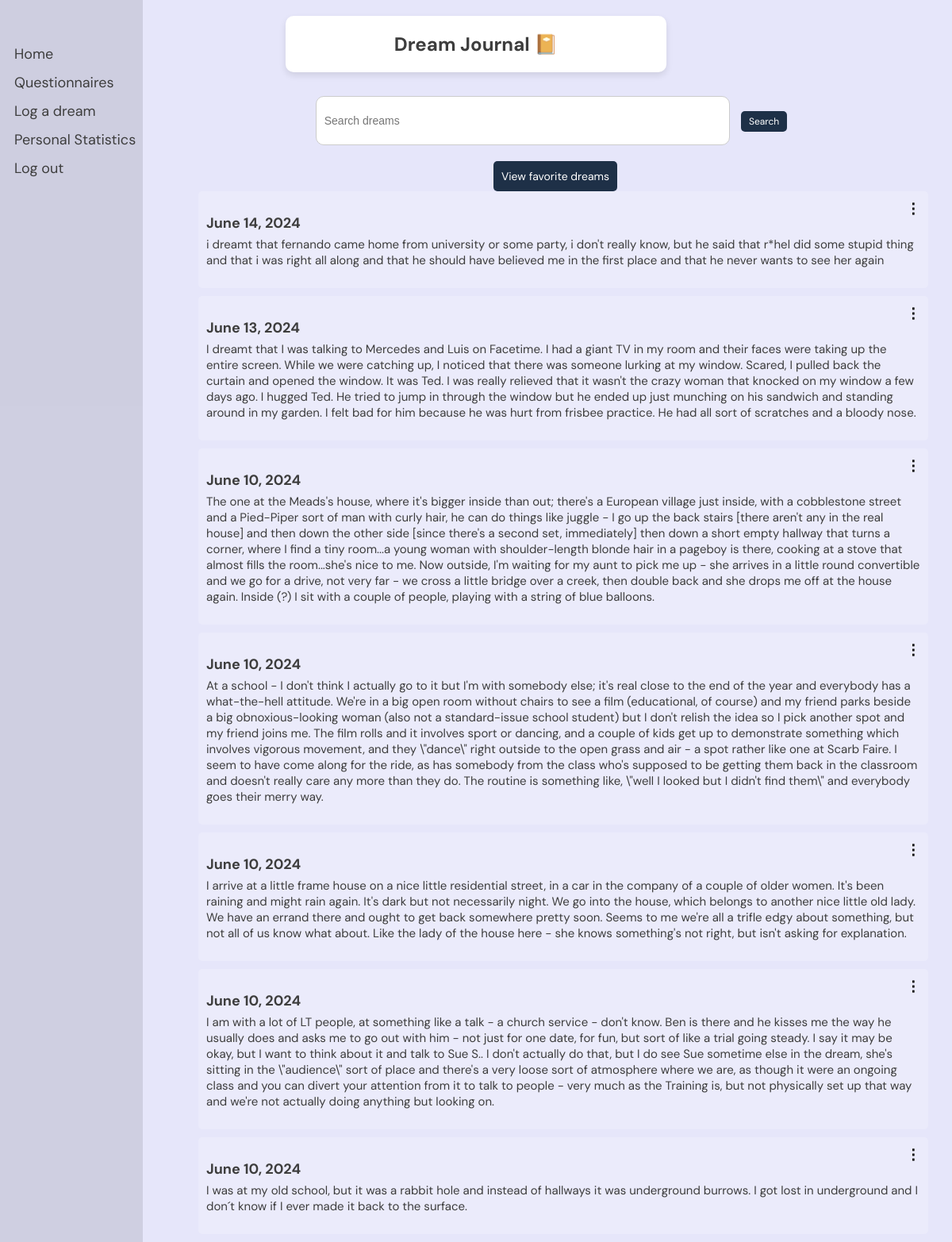
The page /dreams/journal/ (signed in) on the database as committed earlier.
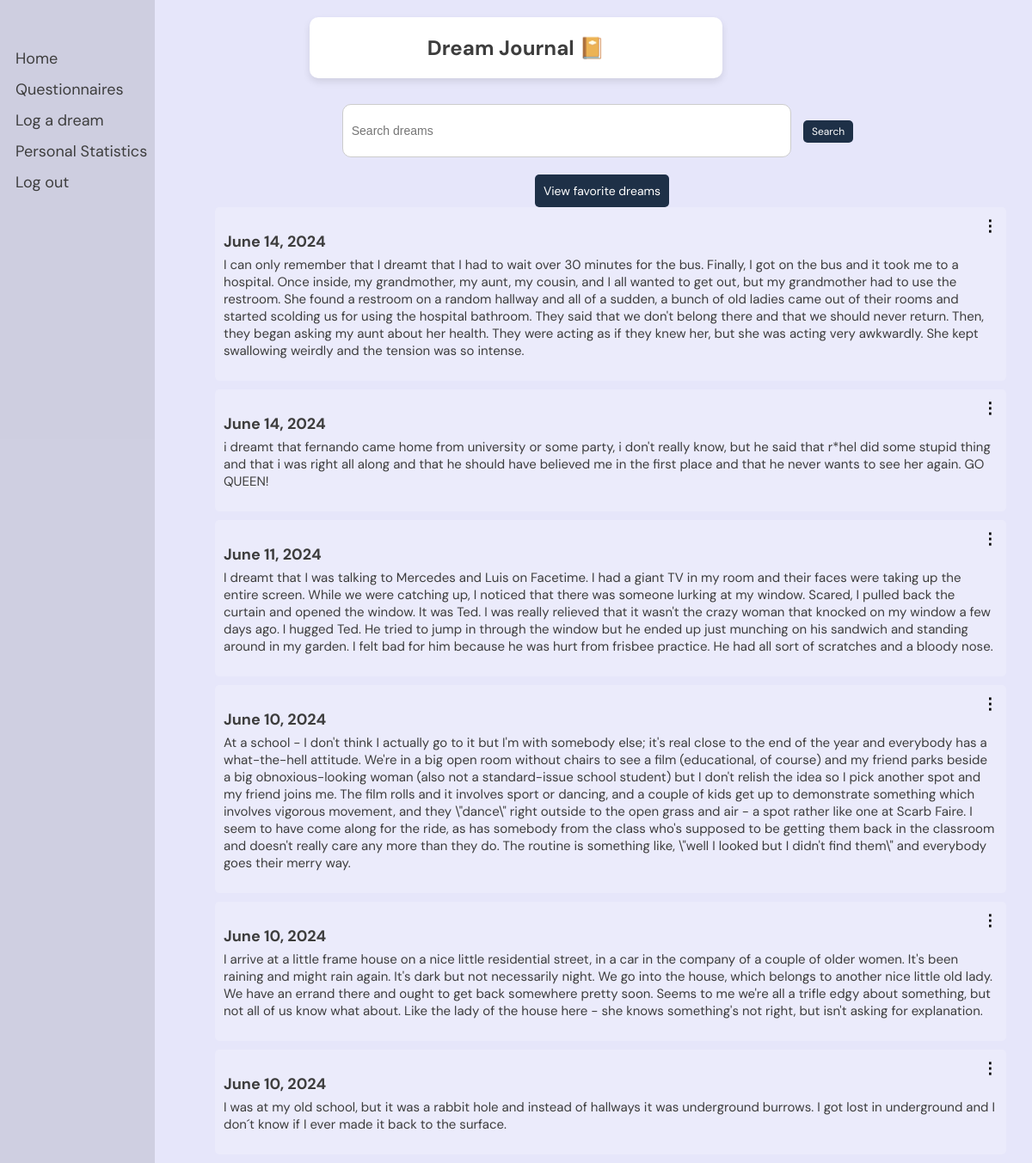
The same page on the database as committed later.
### dreams/models.py (models this page shows, shortened)
class Dream(models.Model):
    user = models.ForeignKey(User, on_delete=models.CASCADE)
    date = models.DateField()
    content = models.TextField()
    shared = models.BooleanField(default=False)
    processed = models.BooleanField(default=False)
    is_favorite = models.BooleanField(default=False)
    is_liked = models.BooleanField(default=False)

### dreams/views.py (the view)
# urls.py: path('journal/', views.dream_journal, name='dream_journal'),
@login_required
def dream_journal(request):
    query = request.GET.get('q', '')
    dreams = Dream.objects.filter(user=request.user)
    if query:
        dreams = dreams.filter(content__icontains=query)
    context = {
        'dreams': dreams,
        'query': query,
    }
    return render(request, 'dreams/dream_journal.html', context)

### dreams/templates/dreams/dream_journal.html (shortened to what this page needs)
{% load static %}
{% load highlight %}
<!DOCTYPE html>
<html>
<head>
    <link rel="stylesheet" type="text/css" href="{% static 'css/styles.css' %}">
</head>
<body>
    <div class="header">
        <h2>Dream Journal 📔</h2>
    </div>
    <div class="sidenav">
        <a href="/">Home</a>
        <a href="{% url 'dreams:questionnaires' %}">Questionnaires</a>
        <a href="{% url 'dreams:log_dream' %}">Log a dream</a>
        <a href="{% url 'dreams:personal_statistics' %}">Personal Statistics</a>
        <a href="{% url 'logout' %}">Log out</a>
    </div>
    <div class="container">
        <form class="search-form" method="get" action="{% url 'dreams:dream_journal' %}">
            <input type="text" name="q" placeholder="Search dreams" value="{{ request.GET.q }}">
            <button type="submit" class="button">Search</button>
        </form>
        <div>
            {% if is_favorite_view %}
                <a href="{% url 'dreams:dream_journal' %}" class="button">View all dreams</a>
                <br>
            {% else %}
                <a href="{% url 'dreams:view_favorite' %}" class="button">View favorite dreams</a>
                <br>
            {% endif %}
        </div>
        <div class="dreams">
            {% if dreams %}
                {% for dream in dreams|dictsortreversed:"date" %}
                    {% if request.GET.q %}
                        {% if request.GET.q|lower in dream.content|lower %}
                            <div class="dream">
                                <h3 class="dream-date">{{ dream.date }}</h3>
                                <p class="dream-content">
                                    {% autoescape off %}
                                    {{ dream.content|safe|highlight:request.GET.q }}
                                    {% endautoescape %}
                                </p>
                                <div class="menu">
                                    <span class="icon">⋮</span>
                                    <div class="menu-content">
                                        <a href="{% url 'dreams:edit_dream' dream.id %}">Edit dream</a>
                                        {% if dream.is_favorite %}
                                            <form action="{% url 'dreams:remove_from_favorites' dream.id %}" method="post" style="display:inline;">
                                                {% csrf_token %}
                                                <button type="submit" class="menu-button">Remove from favorites</button>
                                            </form>
                                        {% else %}
                                            <form action="{% url 'dreams:add_to_favorites' dream.id %}" method="post" style="display:inline;">
                                                {% csrf_token %}
                                                <button type="submit" class="menu-button">Add to favorites</button>
                                            </form>
                                        {% endif %}
                                        <form action="{% url 'dreams:delete_dream' dream.id %}" method="post" style="display:inline;">
                                            {% csrf_token %}
                                            <button type="submit" class="menu-button">Remove dream from journal</button>
                                        </form>
                                    </div>
                                </div>
                            </div>
                        {% endif %}
                    {% else %}
                        <div class="dream">
                            <h3 class="dream-date">{{ dream.date }}</h3>
                            <p class="dream-content">
                                {{ dream.content }}
                            </p>
                            <div class="menu">
                                <span class="icon">⋮</span>
                            </div>
                        </div>
                    {% endif %}
                {% endfor %}
            {% else %}
                <p>No dreams found.</p>
            {% endif %}
        </div>
    </div>
</body>
</html>

### static/css/styles.css (style rules this page uses)
body { font-family: 'DM Sans', -apple-system, BlinkMacSystemFont, "Segoe UI", Roboto, Oxygen-Sans, Ubuntu, Cantarell, "Helvetica Neue", sans-serif; margin: 0; padding: 0; background-color: #E6E6FA; }
button, .button { padding: 15px 30px; font-size: 1.2vw; margin: 0 10px; border-radius: 25px; color: #7851a9; border: 2px solid #7851a9; background-color: transparent; letter-spacing: 1px; text-align: center; text-decoration: none; font-family: 'Poppins', sans-serif; display: inline-block; cursor: pointer; border: none; transition: background-color 0.3s, transform 0.3s; }
.button { width: auto; }

### dreams/templates/dreams/dream_journal.html (style rules this page uses)
body, html { margin: 0; padding: 0; width: 100%; height: 100%; font-family: 'DM Sans', -apple-system, BlinkMacSystemFont, "Segoe UI", Roboto, Oxygen-Sans, Ubuntu, Cantarell, "Helvetica Neue", sans-serif; display: flex; flex-direction: column; justify-content: space-between; align-items: center; }
.header { background: #FFFFFF; color: #3D3D3D; border-radius: 10px; box-shadow: 0 4px 8px rgba(0, 0, 0, 0.1); width: 40%; text-align: center; margin-top: 20px; z-index: 2; position: relative; }
.sidenav { height: 100%; width: 180px; position: fixed; z-index: 1; top: 0; left: 0; background-color: rgba(0,0,0,0.1); overflow-x: hidden; padding-top: 50px; }
.sidenav a { padding: 6px 8px 6px 18px; text-decoration: none; font-size: 18px; color: #3D3D3D; display: block; }
.container { display: flex; flex-direction: column; align-items: center; justify-content: flex-start; width: calc(100% - 200px); margin-left: 200px; margin-top: 30px; z-index: 1; }
.search-form { margin-bottom: 20px; text-align: center; width: 100%; }
.search-form input[type="text"] { width: 50%; padding: 10px; font-size: 14px; border: 1px solid #ccc; border-radius: 10px; height: 40px; }
.search-form button { padding: 5px 10px; font-size: 12px; cursor: pointer; background-color: #1e3047; color: white; border: none; border-radius: 5px; transition: background-color 0.3s; }
.dreams { width: 100%; max-width: 900px; }
.dream { margin-bottom: 10px; padding: 10px; border-radius: 5px; background-color: rgba(255, 255, 255, 0.2); position: relative; width: 100%; }
.dream-date { font-size: 18px; font-weight: bold; margin-bottom: 5px; color: #3D3D3D; }
.dream-content { font-size: 15px; margin-top: 5px; color: #3D3D3D; }
.menu { position: absolute; top: 10px; right: 10px; cursor: pointer; user-select: none; }
.menu .icon { font-size: 18px; font-weight: bold; }
.button { padding: 10px; border: none; border-radius: 5px; background-color: #1e3047; color: white; font-size: 14px; cursor: pointer; transition: background-color 0.3s; font-family: inherit; letter-spacing: inherit; }

Rows that differ between the two databases and show on the page:
removed Dream: date "June 14, 2024", content "i dreamt that fernando came home from university or some party, i don't really know, but he said that r*hel did some stupid thing and that i was right all along and that he should have believed me in the first place and that he never wants to see her again"
removed Dream: date "June 10, 2024", content "The one at the Meads's house, where it's bigger inside than out; there's a European village just inside, with a cobblestone street and a Pied-Piper sort of man with curly hair, he can do things like juggle - I go up the back stairs [there aren't any in the real house] and then down the other side [since there's a second set, immediately] then down a short empty hallway that turns a corner, where I find a tiny room...a young woman with shoulder-length blonde hair in a pageboy is there, cooking at a stove that almost fills the room...she's nice to me. Now outside, I'm waiting for my aunt to pick me up - she arrives in a little round convertible and we go for a drive, not very far - we cross a…"
removed Dream: date "June 10, 2024", content "I am with a lot of LT people, at something like a talk - a church service - don't know. Ben is there and he kisses me the way he usually does and asks me to go out with him - not just for one date, for fun, but sort of like a trial going steady. I say it may be okay, but I want to think about it and talk to Sue S.. I don't actually do that, but I do see Sue sometime else in the dream, she's sitting in the \\\"audience\\\" sort of place and there's a very loose sort of atmosphere where we are, as though it were an ongoing class and you can divert your attention from it to talk to people - very much as the Training is, but not physically set up that way and we're not actually doing anything but…"
added Dream: date "June 14, 2024", content "I can only remember that I dreamt that I had to wait over 30 minutes for the bus. Finally, I got on the bus and it took me to a hospital. Once inside, my grandmother, my aunt, my cousin, and I all wanted to get out, but my grandmother had to use the restroom. She found a restroom on a random hallway and all of a sudden, a bunch of old ladies came out of their rooms and started scolding us for using the hospital bathroom. They said that we don't belong there and that we should never return. Then, they began asking my aunt about her health. They were acting as if they knew her, but she was acting very awkwardly. She kept swallowing weirdly and the tension was so intense."
added Dream: date "June 14, 2024", content "i dreamt that fernando came home from university or some party, i don't really know, but he said that r*hel did some stupid thing and that i was right all along and that he should have believed me in the first place and that he never wants to see her again. GO QUEEN!"
changed Dream: date "June 13, 2024" → "June 11, 2024"
